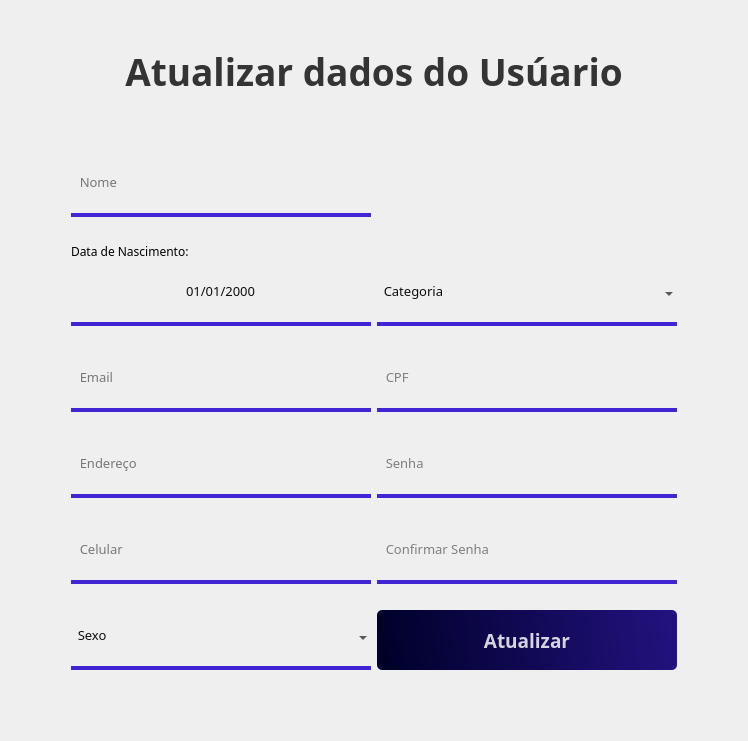
     <widget class="QWidget" name="page_update">
      <layout class="QGridLayout" name="gridLayout_4">
       <item row="10" column="1">
        <spacer name="verticalSpacer_18">
         <property name="orientation">
          <enum>Qt::Vertical</enum>
         </property>
         <property name="sizeHint" stdset="0">
          <size>
           <width>20</width>
           <height>20</height>
          </size>
         </property>
        </spacer>
       </item>
       <item row="0" column="1" colspan="2">
        <widget class="QLabel" name="title_update">
         <property name="minimumSize">
          <size>
           <width>0</width>
           <height>120</height>
          </size>
         </property>
         <property name="maximumSize">
          <size>
           <width>931</width>
           <height>16777215</height>
          </size>
         </property>
         <property name="font">
          <font>
           <family>JetBrains Mono</family>
           <pointsize>28</pointsize>
           <weight>75</weight>
           <bold>true</bold>
          </font>
         </property>
         <property name="layoutDirection">
          <enum>Qt::LeftToRight</enum>
         </property>
         <property name="styleSheet">
          <string notr="true">color:rgba(0, 0, 0, 200);
background-color: rgba(255, 255, 255, 0);</string>
         </property>
         <property name="text">
          <string>Atualizar dados do Usúario</string>
         </property>
         <property name="alignment">
          <set>Qt::AlignCenter</set>
         </property>
        </widget>
       </item>
       <item row="7" column="1">
        <widget class="QLineEdit" name="input_email_update">
         <property name="minimumSize">
          <size>
           <width>300</width>
           <height>60</height>
          </size>
         </property>
         <property name="maximumSize">
          <size>
           <width>300</width>
           <height>16777215</height>
          </size>
         </property>
         <property name="font">
          <font>
           <family>JetBrains Mono</family>
           <pointsize>10</pointsize>
          </font>
         </property>
         <property name="styleSheet">
          <string notr="true">background-color:rgba(0, 0, 0, 0);
border:none;
border-bottom:4px solid rgb(67, 36, 212);
color:rgba(0, 0, 0);
padding-bottom:7px;</string>
         </property>
         <property name="echoMode">
          <enum>QLineEdit::Normal</enum>
         </property>
         <property name="placeholderText">
          <string>  Email</string>
         </property>
        </widget>
       </item>
       <item row="5" column="1">
        <widget class="QFrame" name="frame_3">
         <property name="minimumSize">
          <size>
           <width>300</width>
           <height>60</height>
          </size>
         </property>
         <property name="maximumSize">
          <size>
           <width>300</width>
           <height>60</height>
          </size>
         </property>
         <property name="styleSheet">
          <string notr="true">background-color: rgba(255, 255, 255, 0);</string>
         </property>
         <property name="frameShape">
          <enum>QFrame::StyledPanel</enum>
         </property>
         <property name="frameShadow">
          <enum>QFrame::Raised</enum>
         </property>
         <widget class="QDateEdit" name="input_data_update">
          <property name="geometry">
           <rect>
            <x>0</x>
            <y>0</y>
            <width>300</width>
            <height>60</height>
           </rect>
          </property>
          <property name="sizePolicy">
           <sizepolicy hsizetype="Minimum" vsizetype="Fixed">
            <horstretch>0</horstretch>
            <verstretch>0</verstretch>
           </sizepolicy>
          </property>
          <property name="baseSize">
           <size>
            <width>0</width>
            <height>0</height>
           </size>
          </property>
          <property name="font">
           <font>
            <family>JetBrains Mono</family>
            <pointsize>10</pointsize>
            <weight>50</weight>
            <bold>false</bold>
           </font>
          </property>
          <property name="layoutDirection">
           <enum>Qt::LeftToRight</enum>
          </property>
          <property name="styleSheet">
           <string notr="true">background-color:rgba(0, 0, 0, 0);
border:none;
border-bottom:4px solid rgb(67, 36, 212);
color:rgba(0, 0, 0, 240);
padding-bottom:7px;</string>
          </property>
          <property name="alignment">
           <set>Qt::AlignCenter</set>
          </property>
          <property name="buttonSymbols">
           <enum>QAbstractSpinBox::NoButtons</enum>
          </property>
          <property name="displayFormat">
           <string>dd/MM/yyyy</string>
          </property>
         </widget>
         <widget class="QPushButton" name="button_calendar_update">
          <property name="geometry">
           <rect>
            <x>240</x>
            <y>0</y>
            <width>60</width>
            <height>60</height>
           </rect>
          </property>
          <property name="font">
           <font>
            <family>MS Shell Dlg 2</family>
            <pointsize>2</pointsize>
           </font>
          </property>
          <property name="styleSheet">
           <string notr="true">background-color:rgba(0, 0, 0, 0);
border:none;
color:rgba(0, 0, 0, 240);
</string>
          </property>
          <property name="text">
           <string/>
          </property>
          <property name="icon">
           <iconset>
            <normaloff>calendar_icon.webp</normaloff>calendar_icon.webp</iconset>
          </property>
         </widget>
        </widget>
       </item>
       <item row="9" column="1">
        <widget class="QLineEdit" name="input_adress_update">
         <property name="minimumSize">
          <size>
           <width>300</width>
           <height>60</height>
          </size>
         </property>
         <property name="maximumSize">
          <size>
           <width>300</width>
           <height>16777215</height>
          </size>
         </property>
         <property name="font">
          <font>
           <family>JetBrains Mono</family>
           <pointsize>10</pointsize>
          </font>
         </property>
         <property name="styleSheet">
          <string notr="true">background-color:rgba(0, 0, 0, 0);
border:none;
border-bottom:4px solid rgb(67, 36, 212);
color:rgba(0, 0, 0);
padding-bottom:7px;</string>
         </property>
         <property name="echoMode">
          <enum>QLineEdit::Normal</enum>
         </property>
         <property name="placeholderText">
          <string>  Endereço</string>
         </property>
        </widget>
       </item>
       <item row="6" column="1">
        <spacer name="verticalSpacer_16">
         <property name="orientation">
          <enum>Qt::Vertical</enum>
         </property>
         <property name="sizeHint" stdset="0">
          <size>
           <width>20</width>
           <height>20</height>
          </size>
         </property>
        </spacer>
       </item>
       <item row="11" column="2">
        <widget class="QLineEdit" name="input_password_confirme_update">
         <property name="minimumSize">
          <size>
           <width>300</width>
           <height>60</height>
          </size>
         </property>
         <property name="maximumSize">
          <size>
           <width>300</width>
           <height>16777215</height>
          </size>
         </property>
         <property name="font">
          <font>
           <family>JetBrains Mono</family>
           <pointsize>10</pointsize>
          </font>
         </property>
         <property name="styleSheet">
          <string notr="true">background-color:rgba(0, 0, 0, 0);
border:none;
border-bottom:4px solid rgb(67, 36, 212);
color:rgba(0, 0, 0, 240);
padding-bottom:7px;</string>
         </property>
         <property name="frame">
          <bool>true</bool>
         </property>
         <property name="echoMode">
          <enum>QLineEdit::Password</enum>
         </property>
         <property name="placeholderText">
          <string>  Confirmar Senha</string>
         </property>
        </widget>
       </item>
       <item row="5" column="2">
        <widget class="QComboBox" name="input_category_update">
         <property name="minimumSize">
          <size>
           <width>300</width>
           <height>60</height>
          </size>
         </property>
         <property name="maximumSize">
          <size>
           <width>300</width>
           <height>60</height>
          </size>
         </property>
         <property name="font">
          <font>
           <family>JetBrains Mono</family>
           <pointsize>10</pointsize>
          </font>
         </property>
         <property name="cursor">
          <cursorShape>PointingHandCursor</cursorShape>
         </property>
         <property name="styleSheet">
          <string notr="true">#input_category_update{
background-color:rgba(0, 0, 0, 0);
border: none;
border-bottom:4px solid rgb(67, 36, 212);
color:rgba(0, 0, 0, 240);
padding-bottom:7px;
}
#input_category_update QListView{
background-color:rgba(255, 255, 255);
color:rgba(0, 0, 0);
}</string>
         </property>
         <item>
          <property name="text">
           <string>  Categoria</string>
          </property>
         </item>
         <item>
          <property name="text">
           <string>Paciente</string>
          </property>
         </item>
         <item>
          <property name="text">
           <string>Psicólogo(a)</string>
          </property>
         </item>
        </widget>
       </item>
       <item row="7" column="3">
        <spacer name="horizontalSpacer_8">
         <property name="orientation">
          <enum>Qt::Horizontal</enum>
         </property>
         <property name="sizeType">
          <enum>QSizePolicy::Fixed</enum>
         </property>
         <property name="sizeHint" stdset="0">
          <size>
           <width>60</width>
           <height>20</height>
          </size>
         </property>
        </spacer>
       </item>
       <item row="8" column="1">
        <spacer name="verticalSpacer_17">
         <property name="orientation">
          <enum>Qt::Vertical</enum>
         </property>
         <property name="sizeHint" stdset="0">
          <size>
           <width>20</width>
           <height>20</height>
          </size>
         </property>
        </spacer>
       </item>
       <item row="9" column="2">
        <widget class="QLineEdit" name="input_password_update">
         <property name="minimumSize">
          <size>
           <width>300</width>
           <height>60</height>
          </size>
         </property>
         <property name="maximumSize">
          <size>
           <width>300</width>
           <height>16777215</height>
          </size>
         </property>
         <property name="font">
          <font>
           <family>JetBrains Mono</family>
           <pointsize>10</pointsize>
          </font>
         </property>
         <property name="styleSheet">
          <string notr="true">background-color:rgba(0, 0, 0, 0);
border:none;
border-bottom:4px solid rgb(67, 36, 212);
color:rgba(0, 0, 0, 240);
padding-bottom:7px;</string>
         </property>
         <property name="echoMode">
          <enum>QLineEdit::Password</enum>
         </property>
         <property name="placeholderText">
          <string>  Senha</string>
         </property>
        </widget>
       </item>
       <item row="7" column="2">
        <widget class="QLineEdit" name="input_cpf_update">
         <property name="minimumSize">
          <size>
           <width>300</width>
           <height>60</height>
          </size>
         </property>
         <property name="maximumSize">
          <size>
           <width>300</width>
           <height>16777215</height>
          </size>
         </property>
         <property name="font">
          <font>
           <family>JetBrains Mono</family>
           <pointsize>10</pointsize>
          </font>
         </property>
         <property name="styleSheet">
          <string notr="true">background-color:rgba(0, 0, 0, 0);
border:none;
border-bottom:4px solid rgb(67, 36, 212);
color:rgba(0, 0, 0, 240);
padding-bottom:7px;</string>
         </property>
         <property name="echoMode">
          <enum>QLineEdit::Normal</enum>
         </property>
         <property name="placeholderText">
          <string>  CPF</string>
         </property>
        </widget>
       </item>
       <item row="7" column="0">
        <spacer name="horizontalSpacer_7">
         <property name="orientation">
          <enum>Qt::Horizontal</enum>
         </property>
         <property name="sizeType">
          <enum>QSizePolicy::Fixed</enum>
         </property>
         <property name="sizeHint" stdset="0">
          <size>
           <width>60</width>
           <height>20</height>
          </size>
         </property>
        </spacer>
       </item>
       <item row="3" column="1">
        <spacer name="verticalSpacer_15">
         <property name="orientation">
          <enum>Qt::Vertical</enum>
         </property>
         <property name="sizeHint" stdset="0">
          <size>
           <width>20</width>
           <height>20</height>
          </size>
         </property>
        </spacer>
       </item>
       <item row="11" column="1">
        <widget class="QLineEdit" name="input_phone_update">
         <property name="minimumSize">
          <size>
           <width>300</width>
           <height>60</height>
          </size>
         </property>
         <property name="maximumSize">
          <size>
           <width>300</width>
           <height>16777215</height>
          </size>
         </property>
         <property name="font">
          <font>
           <family>JetBrains Mono</family>
           <pointsize>10</pointsize>
          </font>
         </property>
         <property name="styleSheet">
          <string notr="true">background-color:rgba(0, 0, 0, 0);
border:none;
border-bottom:4px solid rgb(67, 36, 212);
color:rgba(0, 0, 0);
padding-bottom:7px;</string>
         </property>
         <property name="echoMode">
          <enum>QLineEdit::Normal</enum>
         </property>
         <property name="placeholderText">
          <string>  Celular</string>
         </property>
        </widget>
       </item>
       <item row="12" column="1">
        <spacer name="verticalSpacer_19">
         <property name="orientation">
          <enum>Qt::Vertical</enum>
         </property>
         <property name="sizeHint" stdset="0">
          <size>
           <width>20</width>
           <height>20</height>
          </size>
         </property>
        </spacer>
       </item>
       <item row="1" column="1">
        <spacer name="verticalSpacer_14">
         <property name="orientation">
          <enum>Qt::Vertical</enum>
         </property>
         <property name="sizeHint" stdset="0">
          <size>
           <width>20</width>
           <height>20</height>
          </size>
         </property>
        </spacer>
       </item>
       <item row="14" column="1">
        <spacer name="verticalSpacer_20">
         <property name="orientation">
          <enum>Qt::Vertical</enum>
         </property>
         <property name="sizeHint" stdset="0">
          <size>
           <width>20</width>
           <height>60</height>
          </size>
         </property>
        </spacer>
       </item>
       <item row="2" column="1">
        <widget class="QLineEdit" name="input_name_update">
         <property name="minimumSize">
          <size>
           <width>300</width>
           <height>60</height>
          </size>
         </property>
         <property name="maximumSize">
          <size>
           <width>300</width>
           <height>16777215</height>
          </size>
         </property>
         <property name="font">
          <font>
           <family>JetBrains Mono</family>
           <pointsize>10</pointsize>
          </font>
         </property>
         <property name="styleSheet">
          <string notr="true">background-color:rgba(0, 0, 0, 0);
border:none;
border-bottom:4px solid rgb(67, 36, 212);
color:rgba(0, 0, 0);
padding-bottom:7px;</string>
         </property>
         <property name="echoMode">
          <enum>QLineEdit::Normal</enum>
         </property>
         <property name="placeholderText">
          <string>  Nome</string>
         </property>
        </widget>
       </item>
       <item row="13" column="2">
        <widget class="QPushButton" name="button_update">
         <property name="minimumSize">
          <size>
           <width>300</width>
           <height>60</height>
          </size>
         </property>
         <property name="maximumSize">
          <size>
           <width>300</width>
           <height>16777215</height>
          </size>
         </property>
         <property name="font">
          <font>
           <family>JetBrains Mono</family>
           <pointsize>14</pointsize>
           <weight>75</weight>
           <bold>true</bold>
          </font>
         </property>
         <property name="styleSheet">
          <string notr="true">QPushButton{
	background-color: qlineargradient(spread:pad, x1:0, y1:0.505682, x2:1, y2:0.477, stop:0 rgb(0, 0, 41), stop:1 rgb(34, 18, 127));
	color:rgba(255, 255, 255, 210);
	border-radius:5px;
}

QPushButton:hover{
	background-color: qlineargradient(spread:pad, x1:0, y1:0.505682, x2:1, y2:0.477, stop:0 rgb(17, 9, 84), stop:1 rgb(67, 36, 212));
}

QPushButton:pressed{
	background-color: qlineargradient(spread:pad, x1:0, y1:0.505682, x2:1, y2:0.477, stop:0 rgb(34, 18, 127), stop:1 rgb(0, 0, 41));
}</string>
         </property>
         <property name="text">
          <string>Atualizar</string>
         </property>
        </widget>
       </item>
       <item row="13" column="1">
        <widget class="QComboBox" name="input_sexo_update">
         <property name="minimumSize">
          <size>
           <width>300</width>
           <height>60</height>
          </size>
         </property>
         <property name="maximumSize">
          <size>
           <width>300</width>
           <height>60</height>
          </size>
         </property>
         <property name="font">
          <font>
           <family>JetBrains Mono</family>
           <pointsize>10</pointsize>
          </font>
         </property>
         <property name="cursor">
          <cursorShape>PointingHandCursor</cursorShape>
         </property>
         <property name="styleSheet">
          <string notr="true">#input_sexo_update{
background-color:rgba(0, 0, 0, 0);
border: none;
border-bottom:4px solid rgb(67, 36, 212);
color:rgba(0, 0, 0, 240);
padding-bottom:7px;
}
#input_sexo_update QListView{
background-color:rgba(255, 255, 255);
color:rgba(0, 0, 0);
}</string>
         </property>
         <item>
          <property name="text">
           <string>  Sexo</string>
          </property>
         </item>
         <item>
          <property name="text">
           <string>Femenino</string>
          </property>
         </item>
         <item>
          <property name="text">
           <string>Masculino</string>
          </property>
         </item>
        </widget>
       </item>
       <item row="4" column="1">
        <widget class="QLabel" name="label_3">
         <property name="font">
          <font>
           <family>JetBrains Mono</family>
          </font>
         </property>
         <property name="styleSheet">
          <string notr="true">background-color: rgba(255, 255, 255, 0);</string>
         </property>
         <property name="text">
          <string>Data de Nascimento:</string>
         </property>
        </widget>
       </item>
      </layout>
     </widget>
